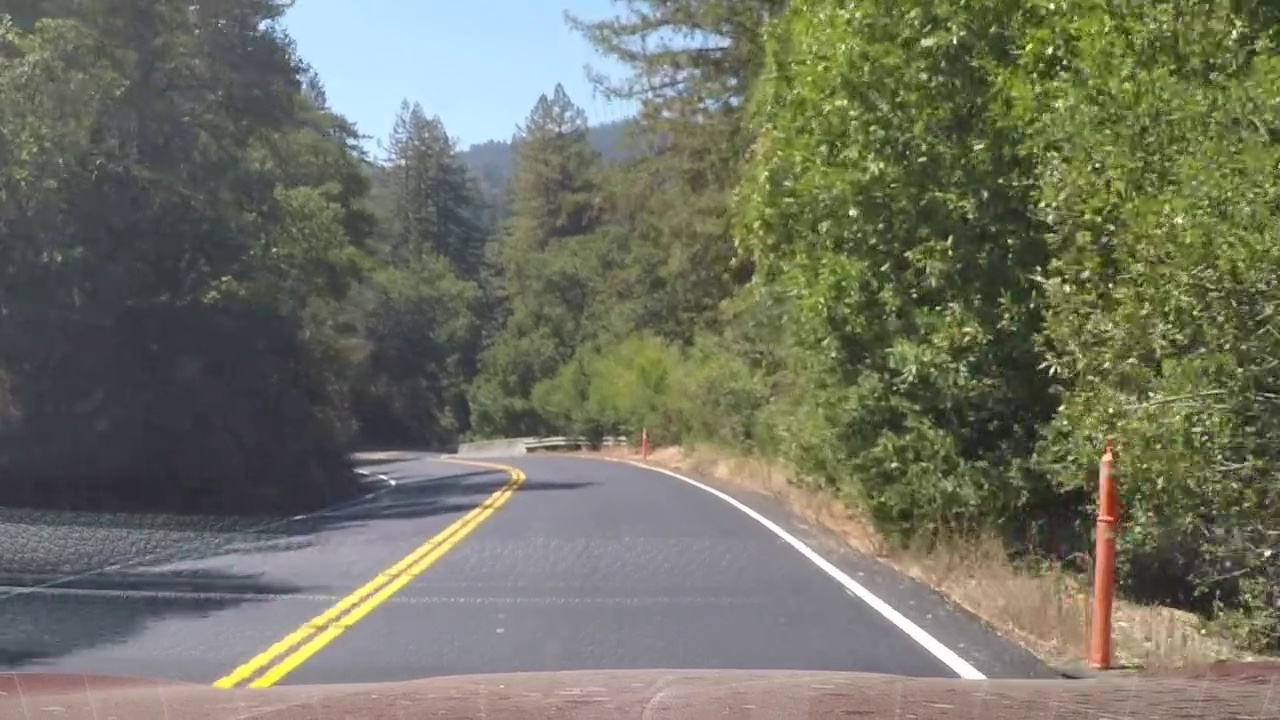
#> input picture harder_challenge_video_frame_10.jpg, 1280 x 720 px
$ python -i edge_detection.py   (imports and definitions only)   (older library calls are emulated)
#> lines starting #> are read from the running program, lines starting #| are printed output that depends on the picture
#> further down, picture is the input picture: shape (720, 1280, 3); mean B, G, R 99.6, 114.8, 113
import cv2 # Import the OpenCV library to enable computer vision
import numpy as np # Import the NumPy scientific computing library


# https://automaticaddison.com
# Description: A collection of methods to detect help with edge detection

def binary_array(array, thresh, value=0):
  """
  Return a 2D binary array (mask) in which all pixels are either 0 or 1

  :param array: NumPy 2D array that we want to convert to binary values
  :param thresh: Values used for thresholding (inclusive)
  :param value: Output value when between the supplied threshold
  :return: Binary 2D array...
           number of rows x number of columns =
           number of pixels from top to bottom x number of pixels from
             left to right
  """
  if value == 0:
    # Create an array of ones with the same shape and type as
    # the input 2D array.
    binary = np.ones_like(array)

  else:
    # Creates an array of zeros with the same shape and type as
    # the input 2D array.
    binary = np.zeros_like(array)
    value = 1

  # If value == 0, make all values in binary equal to 0 if the
  # corresponding value in the input array is between the threshold
  # (inclusive). Otherwise, the value remains as 1. Therefore, the pixels
  # with the high Sobel derivative values (i.e. sharp pixel intensity
  # discontinuities) will have 0 in the corresponding cell of binary.
  binary[(array >= thresh[0]) & (array <= thresh[1])] = value

  return binary

def blur_gaussian(channel, ksize=3):
  """
  Implementation for Gaussian blur to reduce noise and detail in the image

  :param image: 2D or 3D array to be blurred
  :param ksize: Size of the small matrix (i.e. kernel) used to blur
                i.e. number of rows and number of columns
  :return: Blurred 2D image
  """
  return cv2.GaussianBlur(channel, (ksize, ksize), 0)

def mag_thresh(image, sobel_kernel=3, thresh=(0, 255)):
  """
  Implementation of Sobel edge detection

  :param image: 2D or 3D array to be blurred
  :param sobel_kernel: Size of the small matrix (i.e. kernel)
                       i.e. number of rows and columns
  :return: Binary (black and white) 2D mask image
  """
#> called with sobel_kernel = 3, thresh = (0, 255)
  # Get the magnitude of the edges that are vertically aligned on the image
  sobelx = np.absolute(sobel(image, orient='x', sobel_kernel=sobel_kernel))
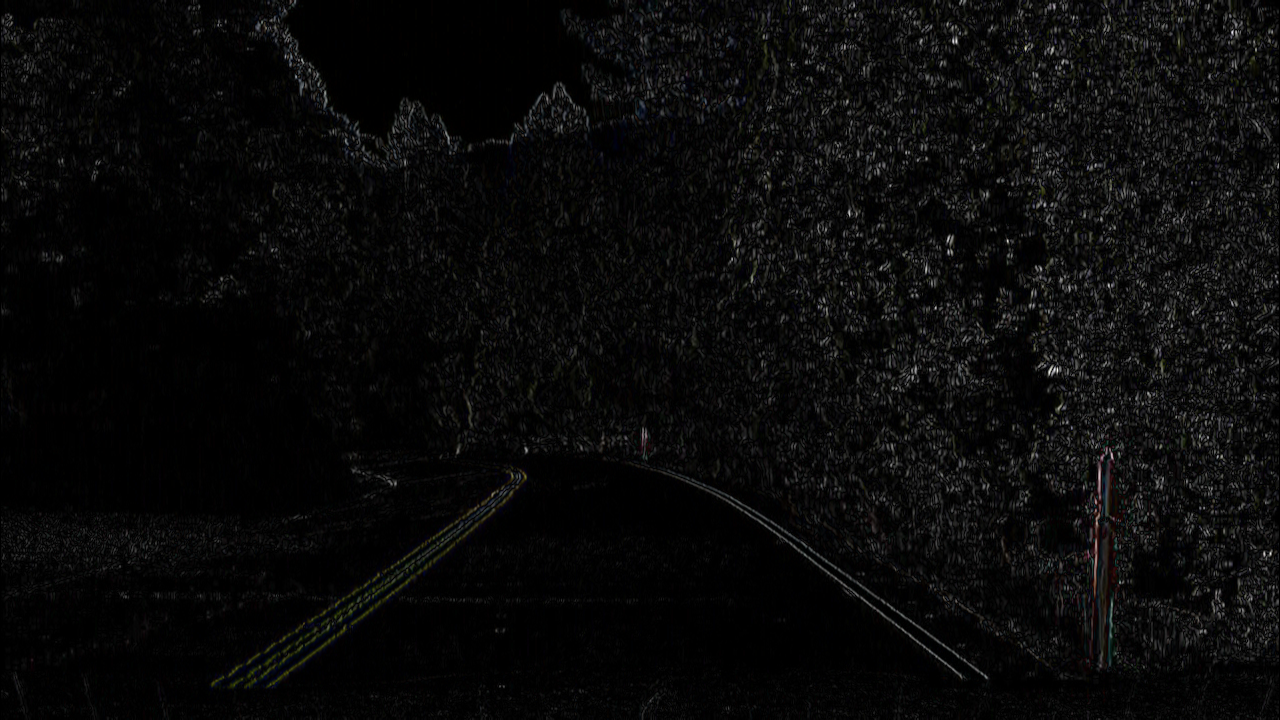
#> sobelx: shape (720, 1280, 3) float64; mean B, G, R 25.7, 26.1, 26.1; drawn with min black and max white

  # Get the magnitude of the edges that are horizontally aligned on the image
  sobely = np.absolute(sobel(image, orient='y', sobel_kernel=sobel_kernel))
#> call 2 of sobel, with orient = 'y', sobel_kernel = 3
#> in sobel (call 2), `sobel = cv2.Sobel(img_channel, cv2.CV_64F, 0, 1, sobel_kernel)`:
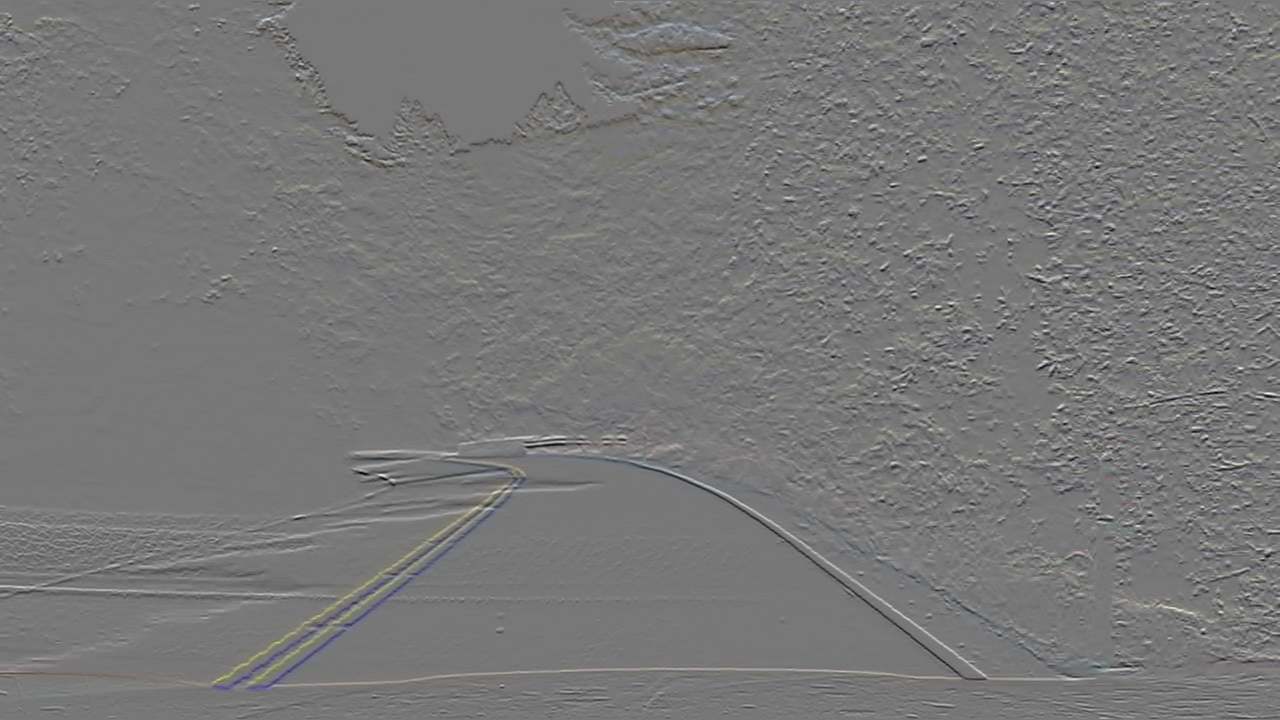
#> sobel: shape (720, 1280, 3) float64; mean B, G, R 0, -0.1, 0.4; drawn with min black and max white

  # Find areas of the image that have the strongest pixel intensity changes
  # in both the x and y directions. These have the strongest gradients and
  # represent the strongest edges in the image (i.e. potential lane lines)
  # mag is a 2D array .. number of rows x number of columns = number of pixels
  # from top to bottom x number of pixels from left to right
  mag = np.sqrt(sobelx ** 2 + sobely ** 2)
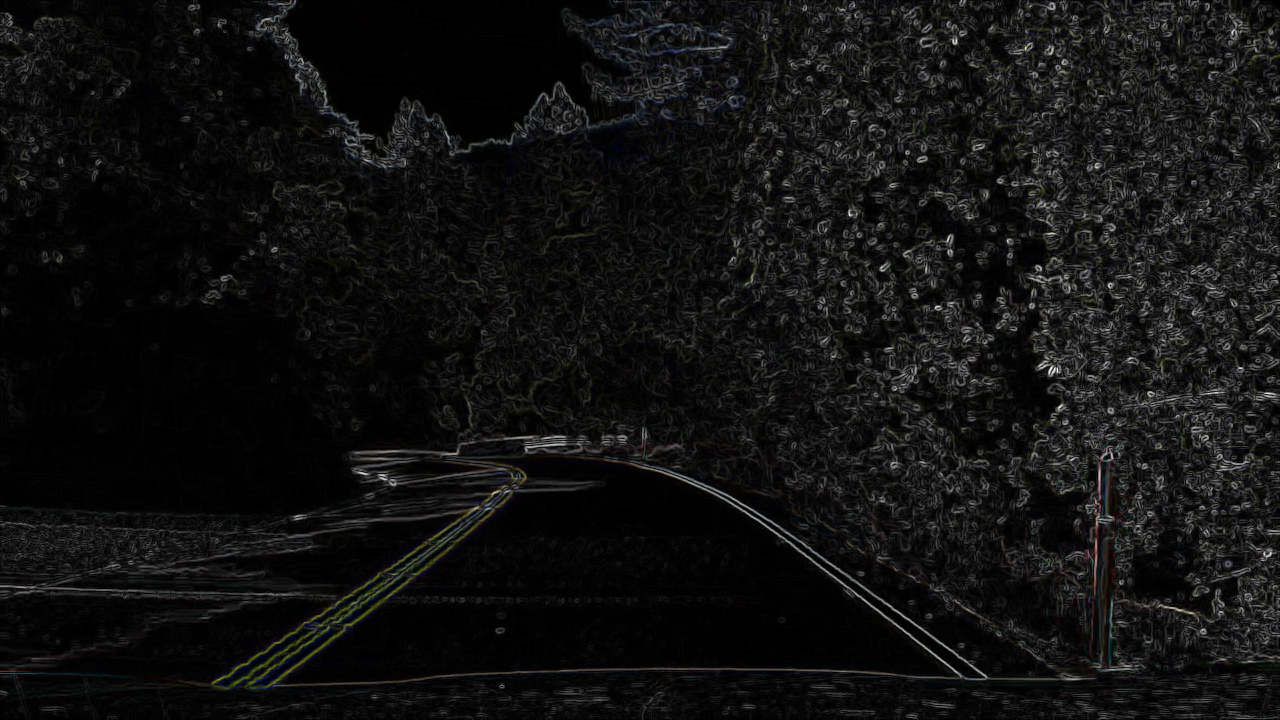
#> mag: shape (720, 1280, 3) float64; mean B, G, R 45.8, 46.3, 46.3; drawn with min black and max white

  # Return a 2D array that contains 0s and 1s
  return binary_array(mag, thresh)
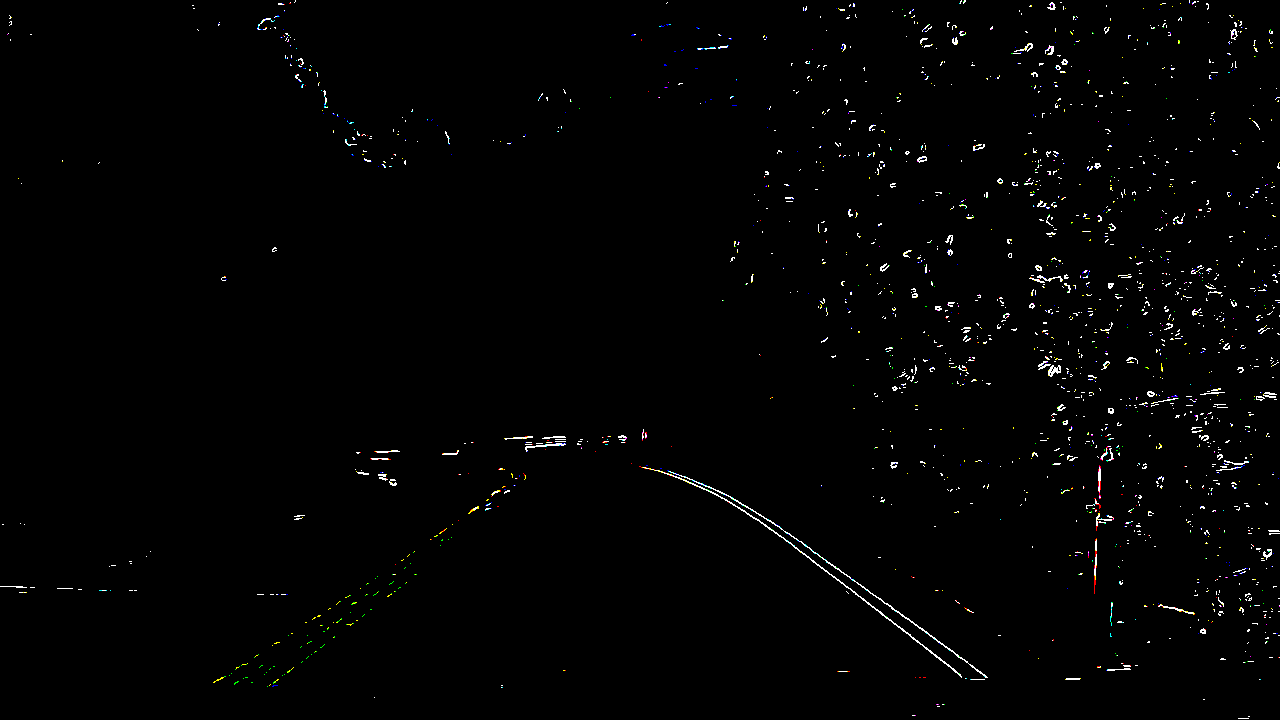
#> returned value: shape (720, 1280, 3) float64; mean of channels 0, 1, 2 0.0104, 0.0109, 0.0107; drawn as B, G, R

def sobel(img_channel, orient='x', sobel_kernel=3):
  """
  Find edges that are aligned vertically and horizontally on the image

  :param img_channel: Channel from an image
  :param orient: Across which axis of the image are we detecting edges?
  :sobel_kernel: No. of rows and columns of the kernel (i.e. 3x3 small matrix)
  :return: Image with Sobel edge detection applied
  """
  # cv2.Sobel(input image, data type, prder of the derivative x, order of the
  # derivative y, small matrix used to calculate the derivative)
  if orient == 'x':
    # Will detect differences in pixel intensities going from
        # left to right on the image (i.e. edges that are vertically aligned)
    sobel = cv2.Sobel(img_channel, cv2.CV_64F, 1, 0, sobel_kernel)
  if orient == 'y':
    # Will detect differences in pixel intensities going from
    # top to bottom on the image (i.e. edges that are horizontally aligned)
    sobel = cv2.Sobel(img_channel, cv2.CV_64F, 0, 1, sobel_kernel)

  return sobel

def threshold(channel, thresh=(128,255), thresh_type=cv2.THRESH_BINARY):
  """
  Apply a threshold to the input channel

  :param channel: 2D array of the channel data of an image/video frame
  :param thresh: 2D tuple of min and max threshold values
  :param thresh_type: The technique of the threshold to apply
  :return: Two outputs are returned:
             ret: Threshold that was used
             thresholded_image: 2D thresholded data.
  """
  # If pixel intensity is greater than thresh[0], make that value
  # white (255), else set it to black (0)
  return cv2.threshold(channel, thresh[0], thresh[1], thresh_type)

>>> import cv2
>>> picture = cv2.imread('harder_challenge_video_frame_10.jpg')
>>> result = mag_thresh(picture)

$ run again, on harder_challenge_video_frame_100.jpg
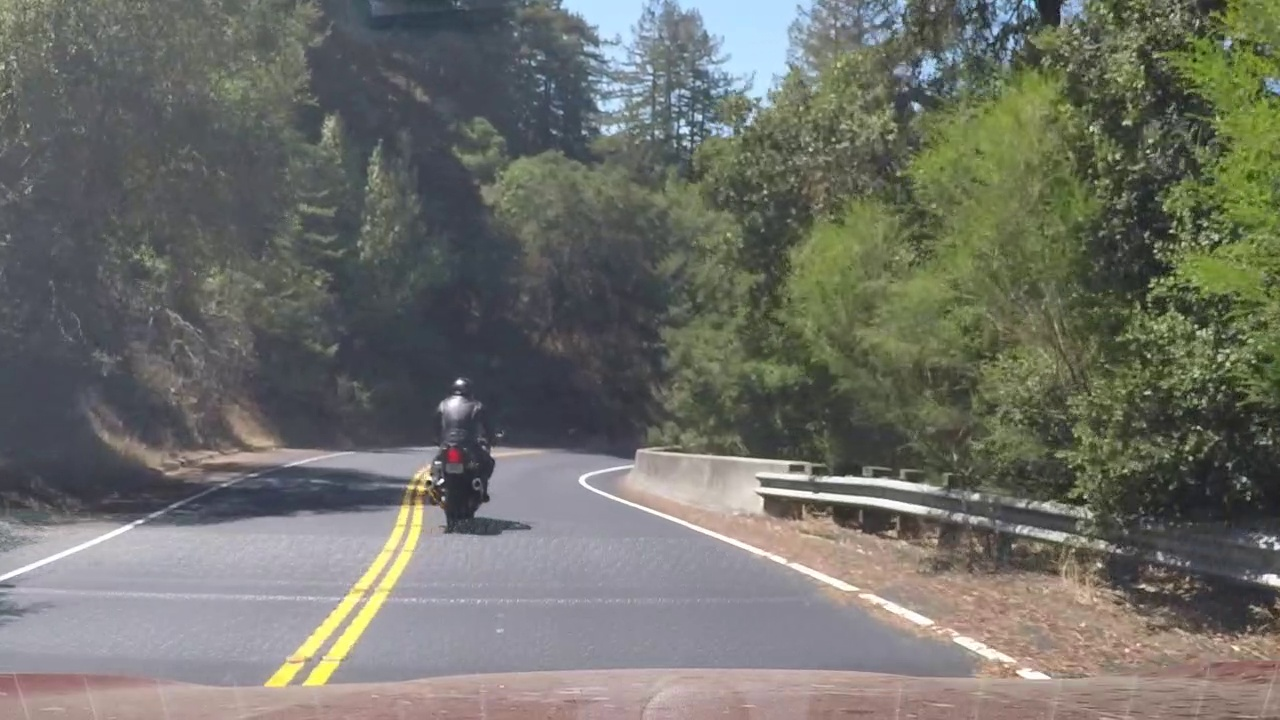
#> input picture harder_challenge_video_frame_100.jpg, 1280 x 720 px
#> picture is the input picture: shape (720, 1280, 3); mean B, G, R 105.2, 112.1, 111.2
#> in sobel (call 2), `sobel = cv2.Sobel(img_channel, cv2.CV_64F, 0, 1, sobel_kernel)`:
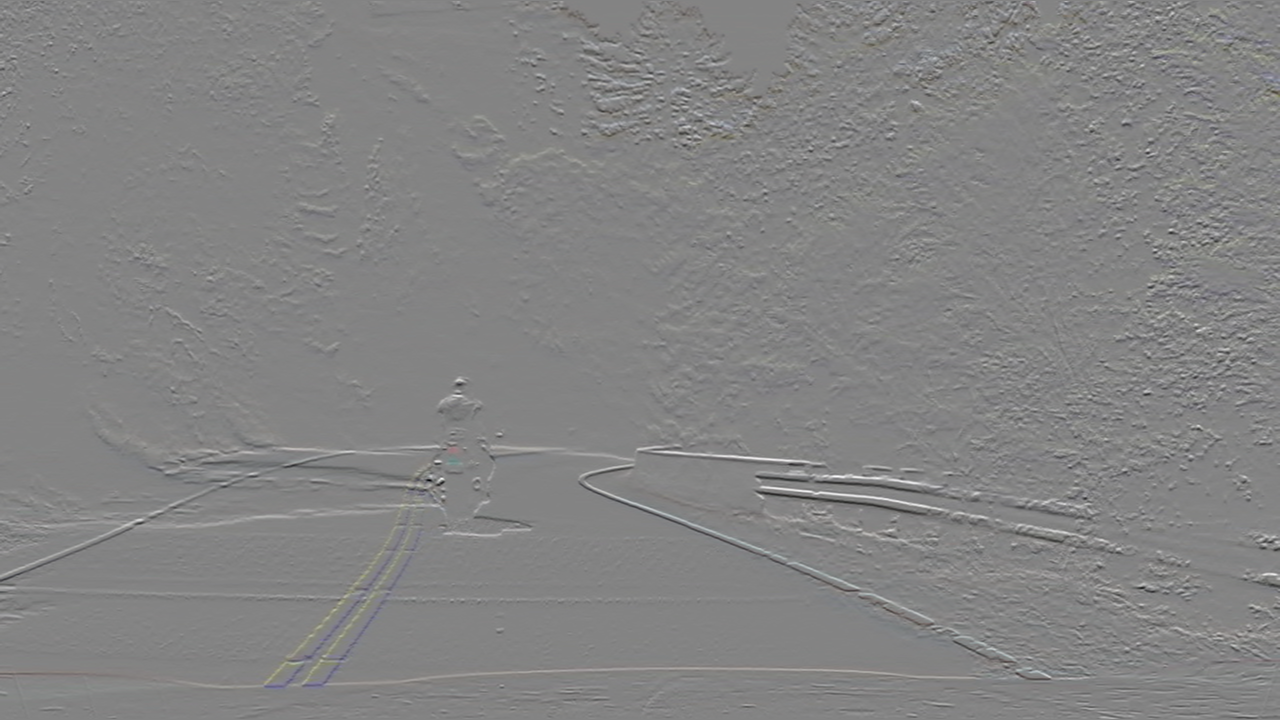
#> sobel: shape (720, 1280, 3) float64; mean B, G, R 0, 0, 0.5; drawn with min black and max white
#> in mag_thresh, `return binary_array(mag, thresh)`:
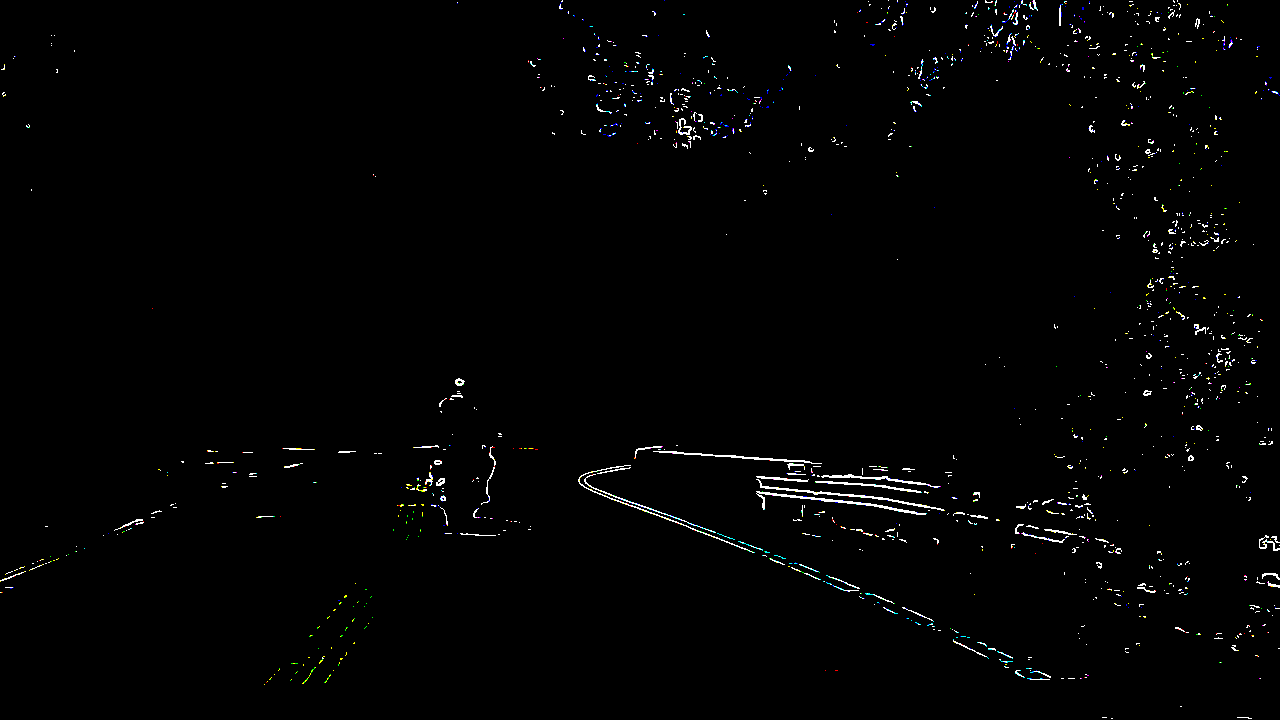
#> returned value: shape (720, 1280, 3) float64; mean of channels 0, 1, 2 0.0111, 0.0111, 0.0107; drawn as B, G, R
